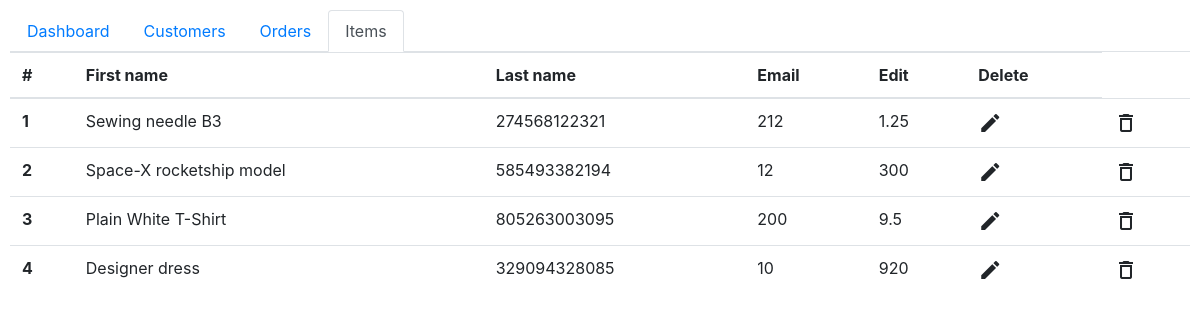
/items, run on the app's committed database.
### tables this page shows
CREATE TABLE `items` (
  `id` int(11) NOT NULL,
  `EAN` varchar(12) NOT NULL,
  `quantity` int(11) NOT NULL,
  `price` float NOT NULL,
  `name` varchar(255) NOT NULL
);

### app/core/Controller.php (called while the page is built, shortened)
<?php
class Controller
{
    public function view($view, $data = [])
    {
        require_once 'app/views/'.$view.'.php';
    }
}

### app/controllers/Items.php (called while the page is built, shortened)
<?php
class Items extends Controller
{
    public function Index()
    {
        $this->view('items/index');
    }
}

### app/core/App.php (called while the page is built, shortened)
<?php
class App
{
    protected $method = 'index';
    public function __construct()
    {
        $url = $this->parseUrl();
        if(file_exists('app/controllers/'.$url[0].'.php'))
        {
            unset($url[0]);
        }
        $this->controller = new $fullyQualifiedController;
        $this->params = $url ? array_values($url) : [];
        call_user_func_array([$this->controller, $this->method], $this->params);
    }
    public function parseUrl()
    {
        $url = trim($_SERVER['REQUEST_URI'], '/');
        $url = filter_var($url, FILTER_SANITIZE_URL);
        return explode('/', $url);
    }
}

### index.php (called while the page is built, shortened)
<?php
$app = new App();

### app/core/DBController.php (called while the page is built, shortened)
<?php
class DBController
{
    private $host = "localhost";
    private $user = "root";
    private $password = "";
    private $database = "salesdashboard";
    private $conn;
    function __construct()
    {
        $this->conn = $this->connectDB();
    }
    function connectDB()
    {
        $conn = mysqli_connect($this->host, $this->user, $this->password, $this->database);
        return $conn;
    }
    function runQuery($query) {
        $resultset = array();
        $result = $this->conn->query($query);
        if ($result->num_rows > 0) {
            while($row = $result->fetch_assoc()) {
                $resultset[] = $row;
            }
        }
        return $resultset;
    }
}

### app/models/Item.php (called while the page is built, shortened)
<?php
require_once("app/core/DBController.php");
class Item
{
    public static function get_all(){
        $query = "SELECT * FROM items";
        $db_handle = new DBController();
        return $db_handle->runQuery($query);
    }
}

### app/views/items/index.php (the view)
<?php
include('default_layout.php');
$items = \SalesDashboard\Models\Item::get_all();
?>
<table class="table table-hover">
    <thead>
    <tr>
        <th scope="col">#</th>
        <th scope="col">First name</th>
        <th scope="col">Last name</th>
        <th scope="col">Email</th>
        <th>Edit</th>
        <th>Delete</th>
    </tr>
    </thead>
    <tbody><?php
    foreach ($items as $k => $v) { ?>
        <tr>
            <th scope="row"><?php echo $items[$k]["id"]; ?></th>
            <td><?php echo $items[$k]["name"]; ?></td>
            <td><?php echo $items[$k]["EAN"]; ?></td>
            <td><?php echo $items[$k]["quantity"]; ?></td>
            <td><?php echo $items[$k]["price"]; ?></td>
            <td><span class="material-icons">edit</span></td>
            <td><span class="material-icons">delete_outline</span></td>
        </tr>
    <?php } ?>
    </tbody>
</table>

### public/css/global.css (style rules this page uses)
body { padding:10px; }

### data on the page
items: id "1", name "Sewing needle B3", EAN "274568122321", quantity "212", price "1.25"
items: id "2", name "Space-X rocketship model", EAN "585493382194", quantity "12", price "300"
items: id "3", name "Plain White T-Shirt", EAN "805263003095", quantity "200", price "9.5"
items: id "4", name "Designer dress", EAN "329094328085", quantity "10", price "920"
